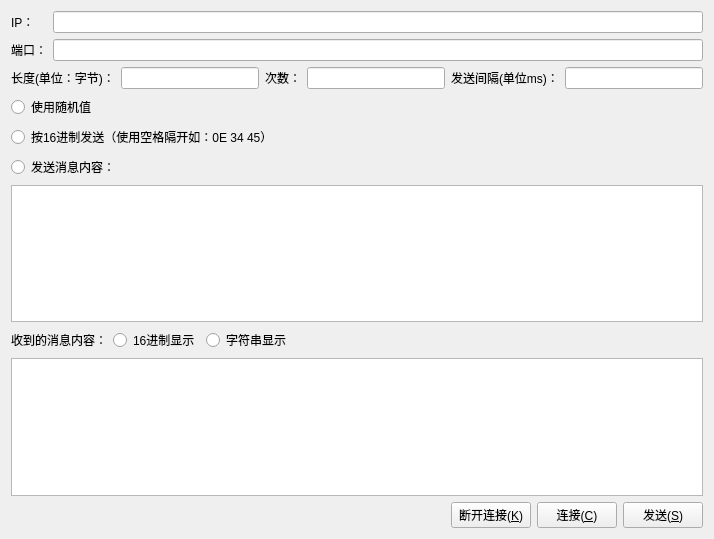
<?xml version="1.0" encoding="UTF-8"?>
<ui version="4.0">
 <class>panel_sim_tcp_client</class>
 <widget class="QWidget" name="panel_sim_tcp_client">
  <property name="geometry">
   <rect>
    <x>0</x>
    <y>0</y>
    <width>714</width>
    <height>539</height>
   </rect>
  </property>
  <property name="windowTitle">
   <string>Form</string>
  </property>
  <layout class="QGridLayout" name="gridLayout_3">
   <item row="0" column="0">
    <layout class="QGridLayout" name="gridLayout_2">
     <item row="0" column="0">
      <widget class="QLabel" name="label">
       <property name="text">
        <string>IP：</string>
       </property>
      </widget>
     </item>
     <item row="0" column="1">
      <widget class="QLineEdit" name="ipLineEdit"/>
     </item>
     <item row="1" column="0">
      <widget class="QLabel" name="label_2">
       <property name="text">
        <string>端口：</string>
       </property>
      </widget>
     </item>
     <item row="1" column="1">
      <widget class="QLineEdit" name="portLineEdit"/>
     </item>
    </layout>
   </item>
   <item row="1" column="0">
    <layout class="QHBoxLayout" name="horizontalLayout_2">
     <item>
      <widget class="QLabel" name="label_6">
       <property name="text">
        <string>长度(单位：字节)：</string>
       </property>
      </widget>
     </item>
     <item>
      <widget class="QLineEdit" name="lenLineEdit"/>
     </item>
     <item>
      <widget class="QLabel" name="label_5">
       <property name="text">
        <string>次数：</string>
       </property>
      </widget>
     </item>
     <item>
      <widget class="QLineEdit" name="sendNumLineEdit"/>
     </item>
     <item>
      <widget class="QLabel" name="label_7">
       <property name="text">
        <string>发送间隔(单位ms)：</string>
       </property>
      </widget>
     </item>
     <item>
      <widget class="QLineEdit" name="intervalLineEdit"/>
     </item>
    </layout>
   </item>
   <item row="2" column="0">
    <layout class="QGridLayout" name="gridLayout">
     <item row="3" column="0">
      <widget class="QTextEdit" name="sendInfoTextEdit"/>
     </item>
     <item row="2" column="0">
      <widget class="QRadioButton" name="commonRradioButton">
       <property name="text">
        <string>发送消息内容：</string>
       </property>
       <property name="autoExclusive">
        <bool>false</bool>
       </property>
      </widget>
     </item>
     <item row="1" column="0">
      <widget class="QRadioButton" name="hexRradioButton">
       <property name="text">
        <string>按16进制发送（使用空格隔开如：0E 34 45）</string>
       </property>
       <property name="autoExclusive">
        <bool>false</bool>
       </property>
      </widget>
     </item>
     <item row="0" column="0">
      <widget class="QRadioButton" name="randRadioButton">
       <property name="text">
        <string>使用随机值</string>
       </property>
       <property name="autoExclusive">
        <bool>false</bool>
       </property>
      </widget>
     </item>
    </layout>
   </item>
   <item row="3" column="0">
    <layout class="QHBoxLayout" name="horizontalLayout_3">
     <item>
      <widget class="QLabel" name="label_4">
       <property name="text">
        <string>收到的消息内容：</string>
       </property>
      </widget>
     </item>
     <item>
      <widget class="QRadioButton" name="hexShowRadioButton">
       <property name="text">
        <string>16进制显示</string>
       </property>
       <property name="autoExclusive">
        <bool>false</bool>
       </property>
      </widget>
     </item>
     <item>
      <widget class="QRadioButton" name="stringShowRadioButton">
       <property name="text">
        <string>字符串显示</string>
       </property>
       <property name="autoExclusive">
        <bool>false</bool>
       </property>
      </widget>
     </item>
     <item>
      <spacer name="horizontalSpacer_2">
       <property name="orientation">
        <enum>Qt::Horizontal</enum>
       </property>
       <property name="sizeHint" stdset="0">
        <size>
         <width>40</width>
         <height>20</height>
        </size>
       </property>
      </spacer>
     </item>
    </layout>
   </item>
   <item row="4" column="0">
    <widget class="QTableWidget" name="tableWidget"/>
   </item>
   <item row="5" column="0">
    <layout class="QHBoxLayout" name="horizontalLayout">
     <item>
      <spacer name="horizontalSpacer">
       <property name="orientation">
        <enum>Qt::Horizontal</enum>
       </property>
       <property name="sizeHint" stdset="0">
        <size>
         <width>40</width>
         <height>20</height>
        </size>
       </property>
      </spacer>
     </item>
     <item>
      <widget class="QPushButton" name="unconnectPushButton">
       <property name="text">
        <string>断开连接(&amp;K)</string>
       </property>
       <property name="icon">
        <iconset resource="sim_iec61850.qrc">
         <normaloff>:/sim_iec61850/Resources/del.gif</normaloff>:/sim_iec61850/Resources/del.gif</iconset>
       </property>
      </widget>
     </item>
     <item>
      <widget class="QPushButton" name="connectPushButton">
       <property name="text">
        <string>连接(&amp;C)</string>
       </property>
       <property name="icon">
        <iconset resource="sim_iec61850.qrc">
         <normaloff>:/sim_iec61850/Resources/NET08.ICO</normaloff>:/sim_iec61850/Resources/NET08.ICO</iconset>
       </property>
      </widget>
     </item>
     <item>
      <widget class="QPushButton" name="sendPushButton">
       <property name="text">
        <string>发送(&amp;S)</string>
       </property>
       <property name="icon">
        <iconset resource="sim_iec61850.qrc">
         <normaloff>:/sim_iec61850/Resources/KEY04.ICO</normaloff>:/sim_iec61850/Resources/KEY04.ICO</iconset>
       </property>
      </widget>
     </item>
    </layout>
   </item>
  </layout>
 </widget>
 <resources>
  <include location="sim_iec61850.qrc"/>
 </resources>
 <connections/>
</ui>
